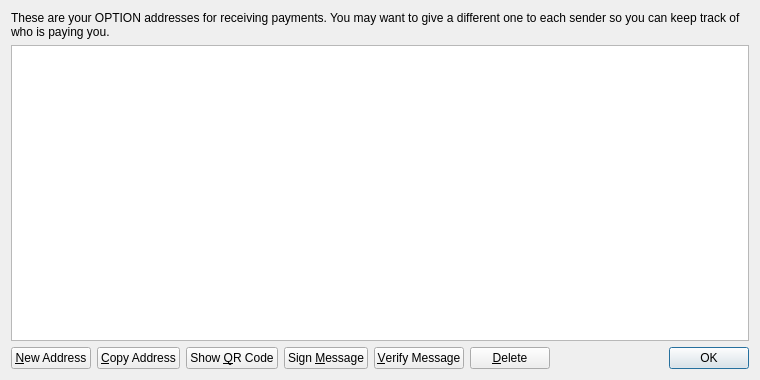
<?xml version="1.0" encoding="UTF-8"?>
<ui version="4.0">
 <class>AddressBookPage</class>
 <widget class="QWidget" name="AddressBookPage">
  <property name="geometry">
   <rect>
    <x>0</x>
    <y>0</y>
    <width>760</width>
    <height>380</height>
   </rect>
  </property>
  <property name="windowTitle">
   <string>Address Book</string>
  </property>
  <layout class="QVBoxLayout" name="verticalLayout">
   <item>
    <widget class="QLabel" name="labelExplanation">
     <property name="text">
      <string>These are your OPTION addresses for receiving payments. You may want to give a different one to each sender so you can keep track of who is paying you.</string>
     </property>
     <property name="textFormat">
      <enum>Qt::PlainText</enum>
     </property>
     <property name="wordWrap">
      <bool>true</bool>
     </property>
    </widget>
   </item>
   <item>
    <widget class="QTableView" name="tableView">
     <property name="contextMenuPolicy">
      <enum>Qt::CustomContextMenu</enum>
     </property>
     <property name="toolTip">
      <string>Double-click to edit address or label</string>
     </property>
     <property name="tabKeyNavigation">
      <bool>false</bool>
     </property>
     <property name="selectionMode">
      <enum>QAbstractItemView::SingleSelection</enum>
     </property>
     <property name="selectionBehavior">
      <enum>QAbstractItemView::SelectRows</enum>
     </property>
     <property name="sortingEnabled">
      <bool>true</bool>
     </property>
     <attribute name="verticalHeaderVisible">
      <bool>false</bool>
     </attribute>
    </widget>
   </item>
   <item>
    <layout class="QHBoxLayout" name="horizontalLayout">
     <item>
      <widget class="QPushButton" name="newAddressButton">
       <property name="toolTip">
        <string>Create a new address</string>
       </property>
       <property name="text">
        <string>&amp;New Address</string>
       </property>
      </widget>
     </item>
     <item>
      <widget class="QPushButton" name="copyToClipboard">
       <property name="toolTip">
        <string>Copy the currently selected address to the system clipboard</string>
       </property>
       <property name="text">
        <string>&amp;Copy Address</string>
       </property>
      </widget>
     </item>
     <item>
      <widget class="QPushButton" name="showQRCode">
       <property name="text">
        <string>Show &amp;QR Code</string>
       </property>
      </widget>
     </item>
     <item>
      <widget class="QPushButton" name="signMessage">
       <property name="toolTip">
        <string>Sign a message to prove you own a OPTION address</string>
       </property>
       <property name="text">
        <string>Sign &amp;Message</string>
       </property>
      </widget>
     </item>
     <item>
      <widget class="QPushButton" name="verifyMessage">
       <property name="toolTip">
        <string>Verify a message to ensure it was signed with a specified OPTION address</string>
       </property>
       <property name="text">
        <string>&amp;Verify Message</string>
       </property>
      </widget>
     </item>
     <item>
      <widget class="QPushButton" name="deleteButton">
       <property name="toolTip">
        <string>Delete the currently selected address from the list</string>
       </property>
       <property name="text">
        <string>&amp;Delete</string>
       </property>
      </widget>
     </item>
     <item>
      <spacer name="horizontalSpacer">
       <property name="orientation">
        <enum>Qt::Horizontal</enum>
       </property>
       <property name="sizeHint" stdset="0">
        <size>
         <width>40</width>
         <height>20</height>
        </size>
       </property>
      </spacer>
     </item>
     <item>
      <widget class="QDialogButtonBox" name="buttonBox">
       <property name="sizePolicy">
        <sizepolicy hsizetype="Maximum" vsizetype="Fixed">
         <horstretch>0</horstretch>
         <verstretch>0</verstretch>
        </sizepolicy>
       </property>
       <property name="standardButtons">
        <set>QDialogButtonBox::Ok</set>
       </property>
      </widget>
     </item>
    </layout>
   </item>
  </layout>
 </widget>
 <resources>
  <include location="../bitcoin.qrc"/>
 </resources>
 <connections/>
</ui>
